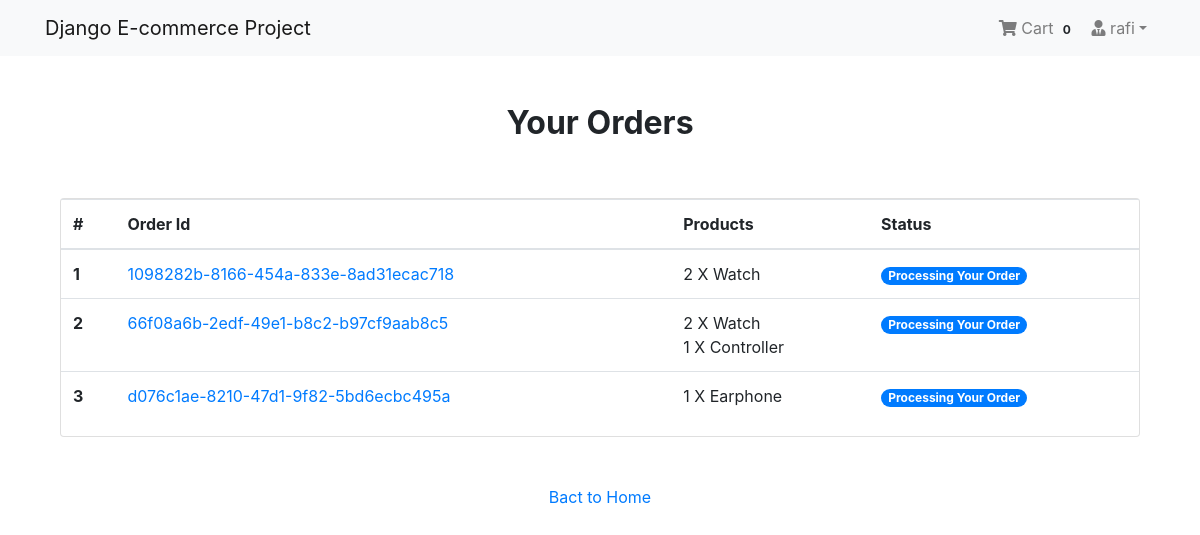
The app's page /payment/orders/ (signed in) with its own data.
### App_Login/models.py (models this page shows, shortened)
class User(AbstractBaseUser, PermissionsMixin):
    email = models.EmailField(unique=True, null=False)
    is_staff = models.BooleanField(
        ugettext_lazy('staff status'),
        default=False,
        help_text = ugettext_lazy('Designates whether the user can log in this site')
    )
    is_active = models.BooleanField(
        ugettext_lazy('active'),
        default=True,
        help_text=ugettext_lazy('Designates whether this user should be treated as active. Unselect this instead of deleting accounts')
    )
    USERNAME_FIELD = 'email'
    objects = MyUserManager()

class Profile(models.Model):
    user = models.OneToOneField(User, on_delete=models.CASCADE, related_name='profile')
    username = models.CharField(max_length=264, blank=True)
    full_name = models.CharField(max_length=264, blank=True)
    address_1 = models.TextField(max_length=300, blank=True)
    city = models.CharField(max_length=40, blank=True)
    zipcode = models.CharField(max_length=10, blank=True)
    country = models.CharField(max_length=50, blank=True)
    phone = models.CharField(max_length=20, blank=True)
    date_joined = models.DateTimeField(auto_now_add=True)

### App_Order/models.py (models this page shows, shortened)
class Order(models.Model):
    orderitems = models.ManyToManyField(Cart)
    user = models.ForeignKey(settings.AUTH_USER_MODEL, on_delete=models.CASCADE)
    ordered = models.BooleanField(default=False)
    created = models.DateTimeField(auto_now_add=True)
    paymentId = models.CharField(max_length=264, blank=True, null=True)
    orderId = models.CharField(max_length=200, blank=True, null=True)

class Cart(models.Model):
    user = models.ForeignKey(settings.AUTH_USER_MODEL, on_delete=models.CASCADE, related_name="cart")
    item = models.ForeignKey(Product, on_delete=models.CASCADE)
    quantity = models.IntegerField(default=1)
    purchased = models.BooleanField(default=False)
    created = models.DateTimeField(auto_now_add=True)
    updated = models.DateTimeField(auto_now=True)
    def __str__(self):
        return f'{self.quantity} X {self.item}'

### App_Shop/models.py (models this page shows)
class Product(models.Model):
    mainimage = models.ImageField(upload_to='Products')
    name = models.CharField(max_length=264)
    category = models.ForeignKey(Category, on_delete=models.CASCADE, related_name='category')
    preview_text = models.TextField(max_length=200, verbose_name='Preview Text')
    detail_text = models.TextField(max_length=1000, verbose_name='Description')
    price = models.FloatField()
    old_price = models.FloatField(default=0.00)
    created = models.DateTimeField(auto_now_add=True)
    def __str__(self):
        return self.name
    class Meta:
        ordering = ['-created',]

### App_Payment/views.py (the view)
# urls.py: path('orders/', views.order_view, name="orders"),
@login_required
def order_view(request):
    try:
        orders = Order.objects.filter(user=request.user, ordered=True)
        context = {"orders": orders}
    except:
        messages.warning(request, "You do no have an active order")
        return redired("App_Shop:home")
    return render(request, "App_Payment/order.html", context)

### App_Order/templatetags/cart_tag.py (called while the page is built)
@register.filter
def cart_total(user):
    order = Order.objects.filter(user=user, ordered=False)
    if order.exists():
        return order[0].orderitems.count()
    else:
        return 0

### templates/App_Payment/order.html
{% extends 'base.html' %}
{% block body_block %}
<div class="container mt-5">
  <h2 class="text-center"><strong>Your Orders</strong></h2>
  <div class="row">
    <div class="col-md-12">
      <div class="card mt-5" style="height:auto">
        <div class="table-responsive">
          <table class="table">
            <thead>
              <tr>
                <th scope="col">#</th>
                <th scope="col">Order Id</th>
                <th scope="col">Products</th>
                <th scope="col">Status</th>
              </tr>
            </thead>
            <tbody>
              {% for order in orders %}
              <tr>
                <th scope="row">{{ forloop.counter }}</th>
                <td><a href="#">{{ order.orderId }}</a></td>
                <td>
                  {% for item in order.orderitems.all %} {{item}} <br> {% endfor %}
                </td>
                <td><span class="badge badge-pill badge-primary">Processing Your Order</span></td>
              </tr>
              {% endfor %}
            </tbody>
          </table>
        </div>
      </div>
    </div>
    <div class="col-md-12 my-5 text-center">
      <a href="{% url 'App_Shop:home' %}">Bact to Home</a>
    </div>
  </div>
</div>
{% endblock %}

### templates/navbar.html (shortened to what this page needs)
{% load cart_tag %}
<nav class="navbar navbar-expand-lg navbar-light bg-light">
  <div class="container">
    <a class="navbar-brand" href="{% url 'App_Shop:home' %}">Django E-commerce Project</a>
    <div class="collapse navbar-collapse" id="navbarNav">
      <ul class="navbar-nav ml-auto">
        {% if request.user.is_authenticated %}
        <li class="nav-item">
          <a href="{% url 'App_Order:cart' %}" class="nav-link">
              <i class="fa fa-shopping-cart"></i> Cart
              <span class="badge badge-light">{{ request.user | cart_total }}</span>
          </a>
        </li>
        <li class="nav-item dropdown">
          <a class="nav-link dropdown-toggle" href="#" id="navbarDropdown" role="button" data-toggle="dropdown" aria-haspopup="true" aria-expanded="false"><i class="fas fa-user-tie"></i> {{request.user.profile.username}}</a>
        </li>
        {% else %}
        <li class="nav-item">
          <a href="{% url 'App_Login:login_user' %}" class="btn btn-primary">Login</a>
        </li>
        {% endif %}
      </ul>
    </div>
  </div>
</nav>

### templates/base.html (style rules this page uses)
.card { height: 350px; }

### records on screen
User: user|cart_total "0", user.profile.username "rafi"
Order: orderId "1098282b-8166-454a-833e-8ad31ecac718"
Cart: quantity+item "2 X Watch"
Order: orderId "66f08a6b-2edf-49e1-b8c2-b97cf9aab8c5"
Cart: quantity+item "2 X Watch"
Cart: quantity+item "1 X Controller"
Order: orderId "d076c1ae-8210-47d1-9f82-5bd6ecbc495a"
Cart: quantity+item "1 X Earphone"
